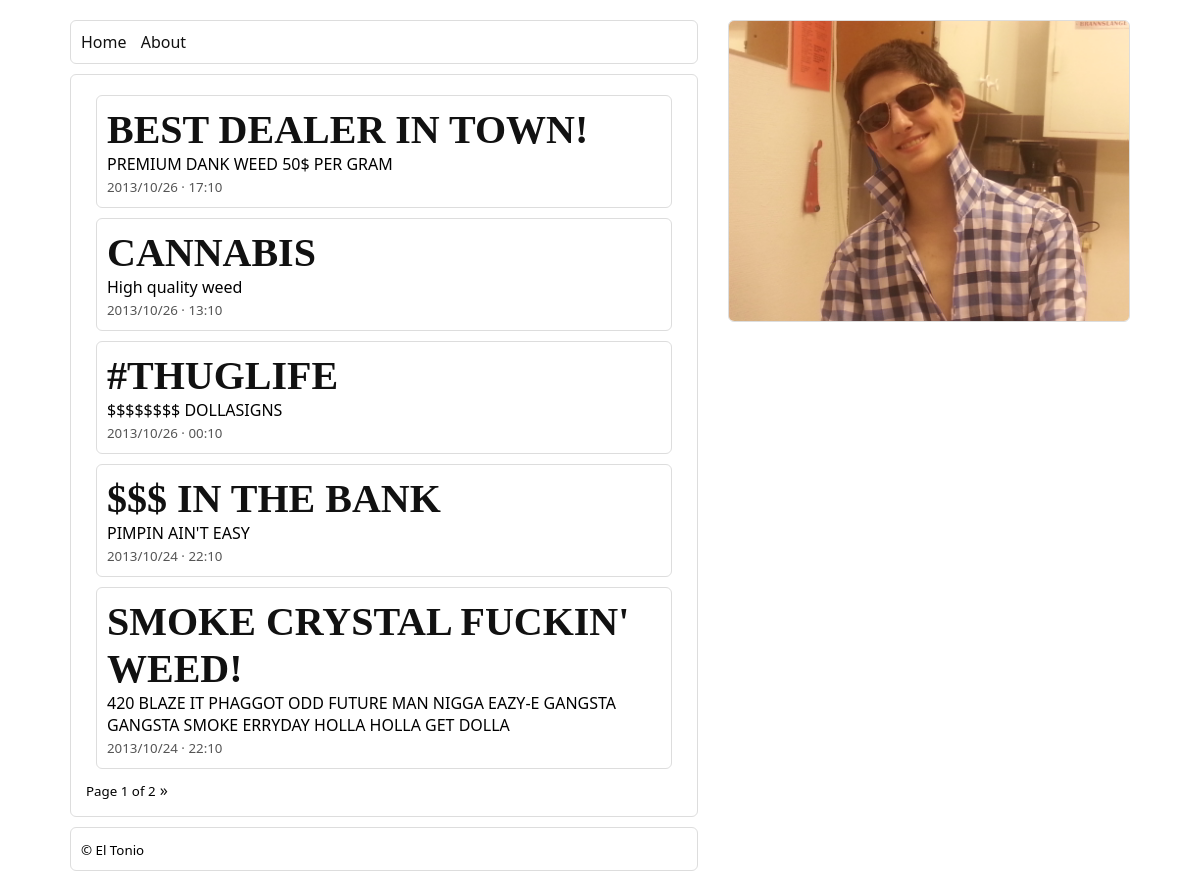
The page / on the database its author committed.
### blog/models.py (models this page shows, shortened)
class Blog(models.Model):
	title = models.CharField(max_length=32)
	date = models.DateTimeField(auto_now_add=True)
	text = models.TextField()

### blog/views.py (the view)
# urls.py: url(r'^$', 'blog.views.index', name='index'),
def index(request, page_index=1):
	post_list = Blog.objects.all().order_by('-date')
	paginator = Paginator(post_list, 5)
	try:
		posts = paginator.page(page_index)
	except PageNotAnInteger:
		posts = paginator.page(1)
	except EmptyPage:
		posts = paginator.page(1)
	return render_to_response('blog/index.html', {'posts': posts})

### templates/blog/index.html (shortened to what this page needs)
{% extends 'blog/base.html' %}
{% block content %}
	<div id="posts">
		{% for post in posts %}
			<article id="post{{ post.id }}" class="post">
				<h1 class="post-title"><a href="{% url 'detail' post.id %}">{{ post.title }}</a></h1>
				<p class="post-text">{{ post.text|truncatechars:500 }}</p>
				<small class="post-date">{{ post.date }}</small>
			</article>
		{% endfor %}
	</div>
	<div id="pages">
		<small>Page {{ posts.number }} of {{ posts.paginator.num_pages }}</small>
		{% if posts.has_next %}
			<a href="{% url 'index' posts.next_page_number %}">»</a>
		{% endif %}
	</div>
{% endblock %}

### templates/blog/base.html (shortened to what this page needs)
{% load staticfiles %}
<!DOCTYPE html>
<html lang="en-us">
<head>
	<link rel="stylesheet" type="text/css" href="{% static 'blog/style.css' %}" />
</head>
<body>
	<img id="portrait-image" src="{% static 'blog/images/el tonio.jpg' %}" width="30%"/>
	<div id="page">
		<header>
			<nav id="navbar">
				<a class="nav link" href="{% url 'index' %}">Home</a>
				<a class="nav link" href="{% url 'about' %}">About</a>
			</nav>
		</header>
		<div id="content">
			{% block content %}
			{% endblock %}
		</div>
		<footer>
			<div id="footer-copyright">
				<small>&copy; El Tonio</small>
			</div>
		</footer>
	</div>
</body>
</html>

### static/blog/style.css (style rules this page uses)
* { margin: 0 auto; padding: 0; }
body { min-width: 600px; max-width: 1200px; font-family: 'Segoe UI'; background-image: url('images/cannabis.jpg'); padding-top: 10px; padding-left: 60px; padding-right: 60px; padding-bottom: 10px; }
h1 { font-family: 'Segoe UI Light'; font-size: 40px; }
a { text-decoration: none; }
a:link { color: #111; }
#page { overflow: auto; min-width: 600px; }
#portrait-image, #navbar, #sidebar, #content, #footer-copyright { padding: 10px; margin: 10px; border: 1px solid #ddd; border-radius: 6px; background-color: #fff; }
#portrait-image { margin-left: 20px; padding: 0px; min-width: 400px; max-width: 400px; border: 1px solid #ddd; float: right; display: inline; }
#content > * { margin: 5px; }
.nav.link { margin-right: 10px; }
.post { padding: 10px; margin: 10px; border-radius: 6px; border: 1px solid #ddd; }
.post-date { color: #555; }

### rows shown on the page
Blog: title "BEST DEALER IN TOWN!", text "PREMIUM DANK WEED 50$ PER GRAM", date "2013/10/26 · 17:10"
Blog: title "CANNABIS", text "High quality weed", date "2013/10/26 · 13:10"
Blog: title "#THUGLIFE", text "$$$$$$$$ DOLLASIGNS", date "2013/10/26 · 00:10"
Blog: title "$$$ IN THE BANK", text "PIMPIN AIN'T EASY", date "2013/10/24 · 22:10"
Blog: title "SMOKE CRYSTAL FUCKIN' WEED!", text "420 BLAZE IT PHAGGOT ODD FUTURE MAN NIGGA EAZY-E GANGSTA GANGSTA SMOKE ERRYDAY HOLLA HOLLA GET DOLLA", date "2013/10/24 · 22:10"

### other values the page prints
{{ posts.number }} "1"
{{ posts.paginator.num_pages }} "2"
